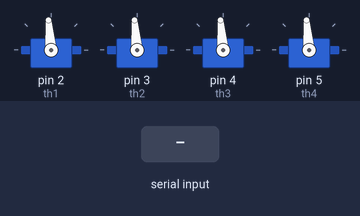
This sketch was run on a simulated Arduino Uno, built with avr-gcc and run on an emulated ATmega328P. Parts: 4 × servo. The test bench sets the inputs (shaded band).

Above: at 1.2 s.
1.3 s: "90,45,200\n" received over Serial
At 2.0 s:
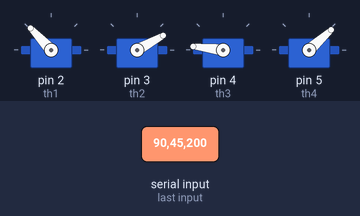
2.8 s: "30,150,10\n" received over Serial
At 3.1 s:
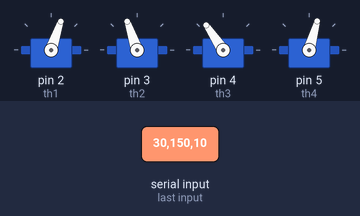
4.3 s: "90,45\n" received over Serial
At 5.4 s:
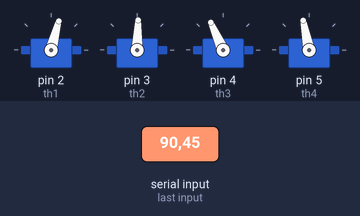
5.8 s: "90\n" received over Serial
At 6.6 s:
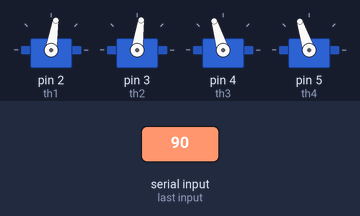
7.3 s: "200\n" received over Serial
At 7.7 s:
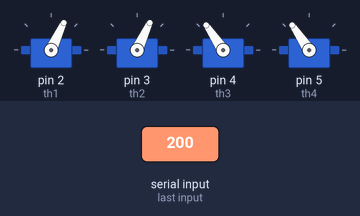
8.8 s: "1,90\n" received over Serial
At 10.1 s:
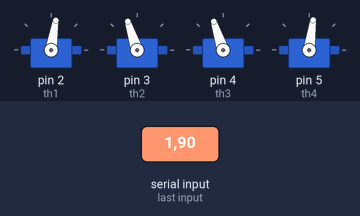
Timing chart, 0 to 11.3 s (numbered marks = the images above; inputs shaded):
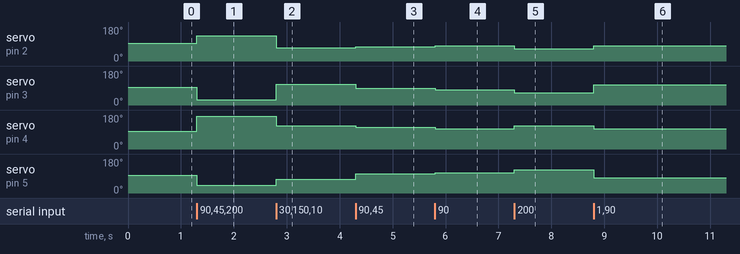

Measured:
- after the input at 1.3 s, servo on pin 2 (th1): 95° → 133° at once; servo on pin 3 (th2): 95° → 29° at once; servo on pin 4 (th3): 95° → 173° at once; servo on pin 5 (th4): 95° → 42° at once
- after the input at 2.8 s, servo on pin 2 (th1): 133° → 71° at once; servo on pin 3 (th2): 29° → 109° at once; servo on pin 4 (th3): 173° → 124° at once; servo on pin 5 (th4): 42° → 74° at once
- after the input at 4.3 s, servo on pin 2 (th1): 71° → 75° at once; servo on pin 3 (th2): 109° → 88° at once; servo on pin 4 (th3): 124° → 114° at once; servo on pin 5 (th4): 74° → 101° at once
- after the input at 5.8 s, servo on pin 2 (th1): 75° → 81° at once; servo on pin 3 (th2): 88° → 82° at once; servo on pin 4 (th3): 114° → 107° at once; servo on pin 5 (th4): 101° → 108° at once
- after the input at 7.3 s, servo on pin 2 (th1): 81° → 65° at once; servo on pin 3 (th2): 82° → 65° at once; servo on pin 4 (th3): 107° → 124° at once; servo on pin 5 (th4): 108° → 124° at once
- after the input at 8.8 s, servo on pin 2 (th1): 65° → 81° at once; servo on pin 3 (th2): 65° → 108° at once; servo on pin 4 (th3): 124° → 108° at once; servo on pin 5 (th4): 124° → 82° at once

The sketch:

Mark3-test2026-r4v0.ino
```cpp
#include "string.h"
#include <Servo.h>
//一先ず書き込みが出来る状態です。
#define Cont_threshold 3  //コントローラの0近傍の切り捨て
#define thgain 1          //推力コントロールのピーキーさを上げる
#define thgain2 1         //同上
#define th_max 170        //前進方向の推力最大値
#define th_min 20         //後進方向の推力最大値

char *recieve_data;  //受信可能文字数
char cmpstr[10];        //チェック用文字列格納用
int chkstr[17];         //17入力 (X,Y,Z,rZ,B1~~~B12,POV)
int recieve_cont = 0;   //文字カウント用変数

int vector0 = 0;
int vector1 = 0;
int vector2 = 0;
int vector3 = 0;
int vector4 = 0;
int vector5 = 0;
bool recieve_end = false;        //命令が更新されているか（文字列の終端まで到達しているか）
bool USB_Communication = false;  //電話線接続モード（USB時接続テスト時にはTrueにする）

Servo th1;
Servo th2;
Servo th3;
Servo th4;

void setup() {
  // put your setup code here, to run once:
  th1.attach(2);
  th2.attach(3);
  th3.attach(4);
  th4.attach(5);

  //  if(USB_Communication){ //接続方法は何にする？
  Serial.begin(115200);
  //  }else{
  //    Serial1.begin(115200);
  //  }
}

void loop() {

  // put your main code here, to run repeatedly:
  SerialRead();
  //動作する内容を変更する
  //コントローラから得られた数値から機体を動作させるための推力値に変換する
  //PC上のソフトから得られたコントローラの値はSerialReadで読みこまれ、Chkstr[]に格納される。対応は下記。
  //17項目を読み込み，int型で格納する
  //chkstr[0]=左軸横（右が正）    //chkstr[1]=左軸縦（上が正）  //chkstr[2]=右軸縦（上が正）    //chkstr[3]=右軸横（右が正）
  //chkstr[4]=A（押下で1)         //chkstr[5]=B（押下で1)       //chkstr[6]=X（押下で1)         //chkstr[7]=Y（押下で1)
  //chkstr[8]=LB                  //chkstr[9]=RB                //chkstr[10]=Back               //chkstr[11]=Start
  //chkstr[12]=左軸おしこみ       //chkstr[13]=右軸おしこみ     //chkstr[14]=NC                 //chkstr[15]=NC
  //chkstr[16]=方向キー　デフォルト-1 時計回り8方向　0-4500-9000-13500-18000-22500-27000-31500

  //コントローラ命令を書き込む部分ここから
  if ((Cont_threshold > abs(chkstr[0])) && (Cont_threshold > abs(chkstr[1]))) {
    vector0 = (int)(chkstr[2] * thgain);
    vector1 = (int)(chkstr[2] * thgain);
    vector2 = (int)(chkstr[2] * thgain);
    vector3 = (int)(chkstr[2] * thgain);
  } else {
    vector0 = (int)(chkstr[2] * thgain + map((((-1 * chkstr[0] * thgain2) + (-1 * chkstr[1] * thgain2))), -511, 511, -255, 255));
    vector1 = (int)(chkstr[2] * thgain + map((((chkstr[0] * thgain2) + (-1 * chkstr[1] * thgain2))), -511, 511, -255, 255));
    vector2 = (int)(chkstr[2] * thgain + map((((chkstr[0] * thgain2) + (chkstr[1] * thgain2))), -511, 511, -255, 255));
    vector3 = (int)(chkstr[2] * thgain + map((((-1 * chkstr[0] * thgain2) + (chkstr[1] * thgain2))), -511, 511, -255, 255));
  }
  //コントローラ命令を書き込む部分ここまで

  //conv関数で足切りとマッピングをする→それを推力値としてドライバに書き込む
  th1.write(conv(vector0, false));
  th2.write(conv(vector1, true));
  th3.write(conv(vector2, false));
  th4.write(conv(vector3, true));
}

int conv(int ins, bool rev) {  //-255~255で入れた指示値をサーボ関数に入れるために20～170に丸める
  int out;
  //rev =Trueの場合は逆回転になるようマッピングする
  if (rev) {
    out = map(ins, 255, -255, th_min, th_max);
  } else {
    out = map(ins, -255, 255, th_min, th_max);
  }
  return out;
}


//文字列を受信する関数
void SerialRead() {
  if (Serial.available()) {//Serialの受信があったか確認する
    //memset((void*)recieve_data, NULL, sizeof(recieve_data));
    String test = Serial.readStringUntil('\n');
    recieve_data = (char*)test.c_str();
    if(strncmp(recieve_data,"Send Data",3)!=0){
      //文字列を切り取り，各値を確認する
      //Serial.println(recieve_data);
      chkstr[0] = atoi(strtok(recieve_data, ","));                                                   //命令セット文字列を格納
      for (int counter1 = 1; counter1 < 16; counter1++) chkstr[counter1] = atoi(strtok(NULL, ","));  //受け取る数値は右(a1,a2,a3,a4,p1,p2,p3,p4)
      memset((void*)recieve_data, NULL, sizeof(recieve_data));
      //Serial.println(chkstr[0]);
      //Serial.println(chkstr[1]);
      //Serial.println(chkstr[2]);
      //Serial.println(chkstr[3]);
    }
  }
}
```
